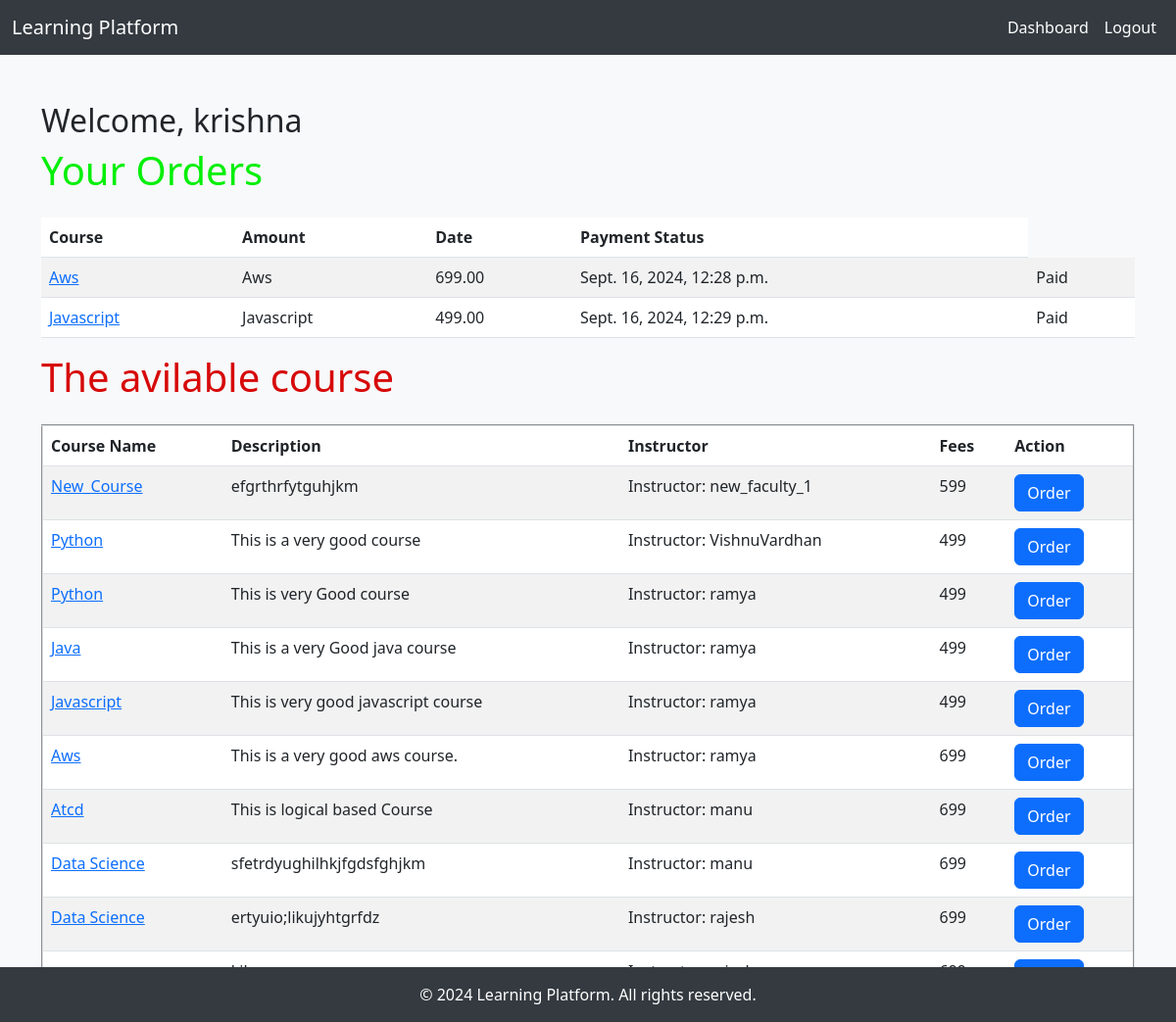
The app's page /student_dashboard/krishna/ (signed in) with its own data.
### courses/models.py (models this page shows, shortened)
class User(AbstractUser):
    user = models.OneToOneField(settings.AUTH_USER_MODEL, on_delete=models.SET_NULL, related_name='course_users', null=True)
    username = models.CharField(max_length=30, null=True, unique=True)
    email = models.EmailField()
    password1 = models.CharField(max_length=30, null=True)
    password2 = models.CharField(max_length=30, null=True)
    is_student = models.BooleanField(default=False)
    is_faculty = models.BooleanField(default=False)
    groups = models.ManyToManyField(
        'auth.Group',
        related_name='courses_user_set',  # Update the related_name
        blank=True,
        help_text='The groups this user belongs to.',
        verbose_name='groups',
    )
    user_permissions = models.ManyToManyField(
        'auth.Permission',
        related_name='courses_user_set',  # Update the related_name
        blank=True,
        help_text='Specific permissions for this user.',
        verbose_name='user permissions',
    )

class Order(models.Model):
    student = models.ForeignKey(User,on_delete=models.SET_NULL, null=True, related_name='orders')
    course = models.ForeignKey(Course, on_delete=models.CASCADE)
    amount = models.DecimalField(max_digits=10, decimal_places=2)
    date = models.DateTimeField(auto_now_add=True)
    payment_status = models.BooleanField(default=False)

class Course(models.Model):
    name = models.CharField(max_length=255)
    description = models.TextField()
    faculty = models.CharField(max_length=30)
    fees = models.IntegerField(null=True)

### courses/views.py (the view)
# urls.py: path('student_dashboard/<str:name>/', views.student_dashboard, name='student_dashboard'),
@login_required
def student_dashboard(request, name):
    Courses = Course.objects.all()
    user = User.objects.get(username = name)
    orders = Order.objects.filter(student=user.pk)
    return render(request, 'student_dashboard.html', {'courses': Courses ,'orders': orders })

### courses/templates/student_dashboard.html (shortened to what this page needs)
{% extends 'base.html' %}
{% block content %}
<h2>Welcome, {{ user.username }}</h2>
<h1 style="color: rgb(4, 239, 8);">Your Orders</h1>
{% if orders %}
<table class="table table-striped mt-4">
    <thead>
        <tr>
            <th>Course</th>
            <th>Amount</th>
            <th>Date</th>
            <th>Payment Status</th>
        </tr>
    </thead>
    <tbody>
        {% for order in orders %}
        <tr>
            <td> <a href="{% url 'detail_view' course_id=order.course.pk  %}"> {{ order.course.name }}</a></td>
            <td>{{ order.course.name }}</td>
            <td>{{ order.amount }}</td>
            <td>{{ order.date }}</td>
            <td>{{ order.payment_status|yesno:"Paid,Pending" }}</td>
        </tr>
        {% endfor %}
    </tbody>
</table>
{% else %}
<h1 style="color: red;">You have not Registered any course</h1>
{% endif %}
<h1 style="color: rgb(215, 9, 9);">The avilable course</h1>
<table class="table table-striped mt-4" border="2px solid black">
    <thead>
        <tr>
            <th>Course Name</th>
            <th>Description</th>
             <th>Instructor </th>
             <th>Fees</th>
             <th>Action</th>
        </tr>
    </thead>
    <tbody>
        {% if courses %}
        {% if courses|length == 1 %}
        <tr>
            <td> <a href="{% url 'detail_view' course_id=course.pk  %}"> {{ course.name }}</a></td>
            <td>{{ courses.description }}</td>
            <td>Instructor: {{ courses.instructor }}</td>
            <td>{{ courses.fees }}</td>
            <td>
                <form action="{% url 'order_course' course_id=course.pk %}">
                    <button class="btn btn-primary" type="submit">Order</button>
                </form>            </td>
        </tr>
        {% else %}
            {% for course in courses %}
            <tr>
            <td> <a href="{% url 'detail_view' course_id=course.pk  %}"> {{ course.name }}</a></td>
            <td>{{ course.description }}</td>
            <td>Instructor: {{ course.faculty }}</td>
            <td>{{ course.fees }}</td>
            <td>
                <form action="{% url 'order_course' course_id=course.pk %}">
                    <button class="btn btn-primary" type="submit">Order</button>
                </form>
            </td>
        </tr>
            {% endfor %}
        {% endif %}
        {% else %}
        <h1 style="color: red;">{{ message }}</h1>
        {% endif %}
    </tbody>
</table>
{% endblock %}

### courses/templates/base.html (style rules this page uses)
body { background-color: #f8f9fa; display: flex; flex-direction: column; min-height: 100vh; }

### records on screen
User: username "krishna"
Order: course.name "Aws", amount "699.00", date "Sept. 16, 2024, 12:28 p.m.", payment_status "Paid"
Order: course.name "Javascript", amount "499.00", date "Sept. 16, 2024, 12:29 p.m.", payment_status "Paid"
Course: name "New_Course", description "efgrthrfytguhjkm", faculty "new_faculty_1", fees "599"
Course: name "Python", description "This is a very good course", faculty "VishnuVardhan", fees "499"
Course: name "Python", description "This is very Good course", faculty "ramya", fees "499"
Course: name "Java", description "This is a very Good java course", faculty "ramya", fees "499"
Course: name "Javascript", description "This is very good javascript course", faculty "ramya", fees "499"
Course: name "Aws", description "This is a very good aws course.", faculty "ramya", fees "699"
Course: name "Atcd", description "This is logical based Course", faculty "manu", fees "699"
Course: name "Data Science", description "sfetrdyughilhkjfgdsfghjkm", faculty "manu", fees "699"
Course: name "Data Science", description "ertyuio;likujyhtgrfdz", faculty "rajesh", fees "699"
